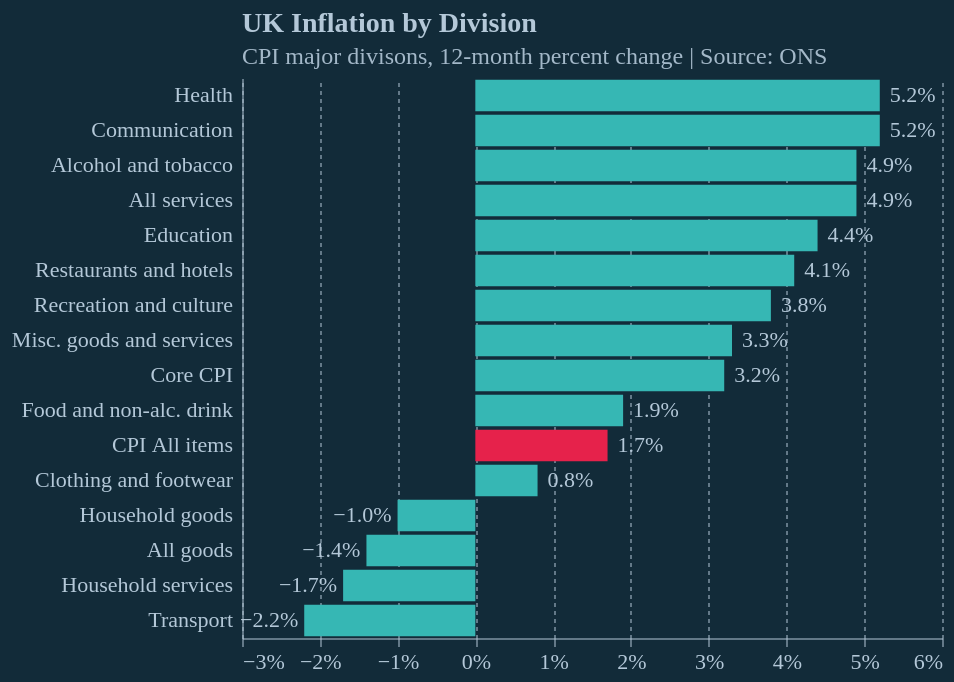

Source (Vega-Lite JSON):
### Vega-Lite specification from a JSON file in a GitHub repository (floating-point values rounded to 4 significant figures)
{"config": {"background": "#122b39", "font": "Circular Std", "text": {}, "view": {"stroke": null}, "axis": {"labelColor": "#b4c8d8", "labelFontSize": 11, "labelFont": "Circular Std", "tickColor": "#b4c8d8", "tickOpacity": 0.5, "domainColor": "#b4c8d8", "domainOpacity": 0.5, "gridColor": "#b4c8d8", "gridDash": [2, 2], "gridOpacity": 0.5, "title": null, "titleColor": "#b4c8d8", "tickSize": 4}, "axisXDiscrete": {"grid": false, "labelAngle": 0, "tickCount": 10, "tickOpacity": 0.5, "title": null}, "axisYDiscrete": {"ticks": false, "labelPadding": 5}}, "width": 350, "height": 280, "title": {"text": "UK Inflation by Division", "subtitle": "CPI major divisons, 12-month percent change | Source: ONS", "frame": "group", "color": "#b4c8d8", "subtitleColor": "#b4c8d8E6", "font": "Circular Std", "subtitleFont": "Circular Std", "anchor": "start", "fontSize": 14, "subtitleFontSize": 12, "subtitlePadding": 4, "offset": 5}, "layer": [{"mark": {"type": "bar"}, "encoding": {"color": {"condition": {"test": "(datum.Division === 'CPI All items')", "value": "#e6224b"}, "value": "#36b7b4"}, "x": {"axis": {"format": "%", "grid": true}, "field": "Sep 2024", "scale": {"padding": 20}, "type": "quantitative"}, "y": {"field": "Division", "sort": {"field": "Rank", "order": "ascending"}, "type": "nominal"}}}, {"mark": {"type": "text", "align": {"expr": "(datum['Sep 2024'] > 0) ? 'left' : 'right'"}, "baseline": "middle", "dx": {"expr": "(datum['Sep 2024'] > 0) ? 5 : -3"}, "color": "#b4c8d8", "font": "Circular Std", "dy": 0, "fontSize": 11}, "encoding": {"color": {"value": "#b4c8d8"}, "text": {"field": "Sep 2024", "format": ".1%", "type": "quantitative"}, "x": {"axis": {"format": "%"}, "field": "Sep 2024", "scale": {"padding": 20}, "type": "quantitative"}, "y": {"field": "Division", "sort": {"field": "Rank", "order": "ascending"}, "type": "nominal"}}}], "data": {"name": "data-e1cf7ac059491ffd236a2710c9bb95bf"}, "$schema": "https://vega.github.io/schema/vega-lite/v5.17.0.json", "datasets": {"data-e1cf7ac059491ffd236a2710c9bb95bf": [{"Division": "CPI All items", "Aug 2024": 0.022, "Sep 2024": 0.017, "Rank": 11}, {"Division": "Food and non-alc. drink", "Aug 2024": 0.013, "Sep 2024": 0.019, "Rank": 10}, {"Division": "Alcohol and tobacco", "Aug 2024": 0.058, "Sep 2024": 0.049, "Rank": 3}, {"Division": "Clothing and footwear", "Aug 2024": 0.016, "Sep 2024": 0.008, "Rank": 12}, {"Division": "Household services", "Aug 2024": -0.016, "Sep 2024": -0.017, "Rank": 15}, {"Division": "Household goods", "Aug 2024": -0.013, "Sep 2024": -0.01, "Rank": 13}, {"Division": "Health", "Aug 2024": 0.055, "Sep 2024": 0.052, "Rank": 1}, {"Division": "Transport", "Aug 2024": 0.013, "Sep 2024": -0.022, "Rank": 16}, {"Division": "Communication", "Aug 2024": 0.041, "Sep 2024": 0.052, "Rank": 1}, {"Division": "Recreation and culture", "Aug 2024": 0.04, "Sep 2024": 0.038, "Rank": 7}, {"Division": "Education", "Aug 2024": 0.045, "Sep 2024": 0.044, "Rank": 5}, {"Division": "Restaurants and hotels", "Aug 2024": 0.043, "Sep 2024": 0.041, "Rank": 6}, {"Division": "Misc. goods and services", "Aug 2024": 0.033, "Sep 2024": 0.033, "Rank": 8}, {"Division": "All goods", "Aug 2024": -0.009, "Sep 2024": -0.014, "Rank": 14}, {"Division": "All services", "Aug 2024": 0.056, "Sep 2024": 0.049, "Rank": 3}, {"Division": "Core CPI", "Aug 2024": 0.036, "Sep 2024": 0.032, "Rank": 9}]}}
